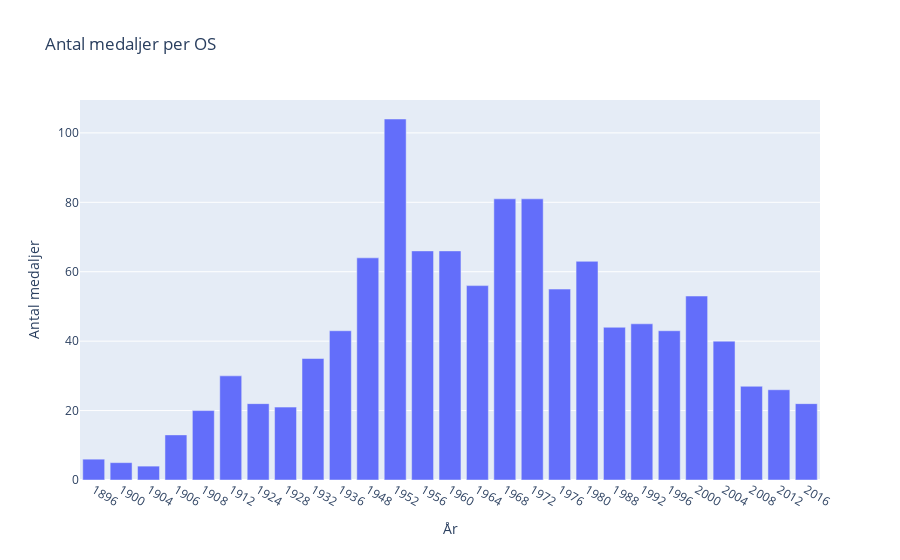

Notebook code for this chart:
### Code cell
medals = hungary[hungary["Medal"].notnull()]


medals_per_os = medals.groupby("Year").size().reset_index(name="Count")


fig = px.bar(
    medals_per_os,
    x="Year",
    y="Count",
    title="Antal medaljer per OS",
    labels={"Year": "År", "Count": "Antal medaljer"},
)

fig.update_xaxes(type="category")

fig.show()

### Figure 1 — Plotly figure (JSON) as saved in the notebook; plotly's stock layout.template omitted (floating-point values rounded to 4 significant figures)
{"data": [{"alignmentgroup": "True", "hovertemplate": "År=%{x}<br>Antal medaljer=%{y}<extra></extra>", "legendgroup": "", "marker": {"color": "#636efa", "pattern": {"shape": ""}}, "name": "", "offsetgroup": "", "orientation": "v", "showlegend": false, "textposition": "auto", "type": "bar", "x": [1896, 1900, 1904, 1906, 1908, 1912, 1924, 1928, 1932, 1936, 1948, 1952, 1956, 1960, 1964, 1968, 1972, 1976, 1980, 1988, 1992, 1996, 2000, 2004, 2008, 2012, 2016], "xaxis": "x", "y": [6, 5, 4, 13, 20, 30, 22, 21, 35, 43, 64, 104, 66, 66, 56, 81, 81, 55, 63, 44, 45, 43, 53, 40, 27, 26, 22], "yaxis": "y"}], "layout": {"barmode": "relative", "legend": {"tracegroupgap": 0}, "title": {"text": "Antal medaljer per OS"}, "xaxis": {"anchor": "y", "domain": [0, 1], "title": {"text": "År"}, "type": "category"}, "yaxis": {"anchor": "x", "domain": [0, 1], "title": {"text": "Antal medaljer"}}}}
